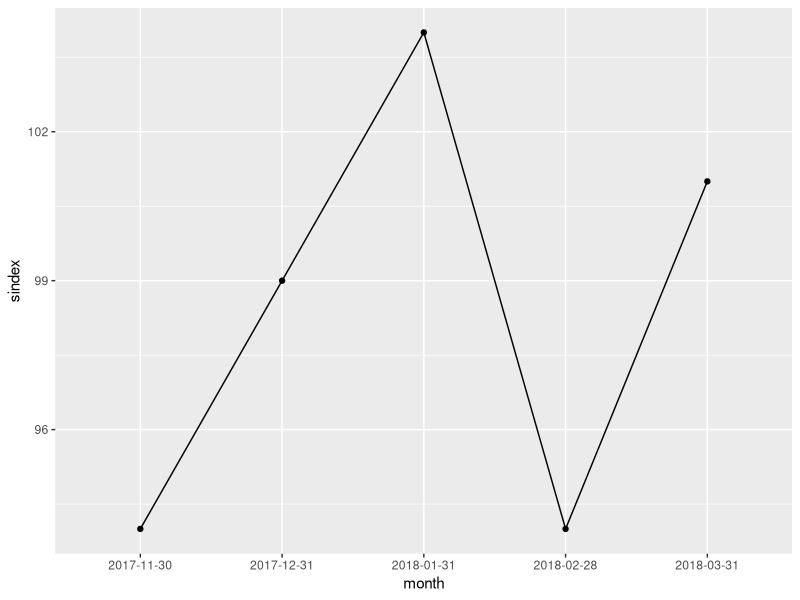
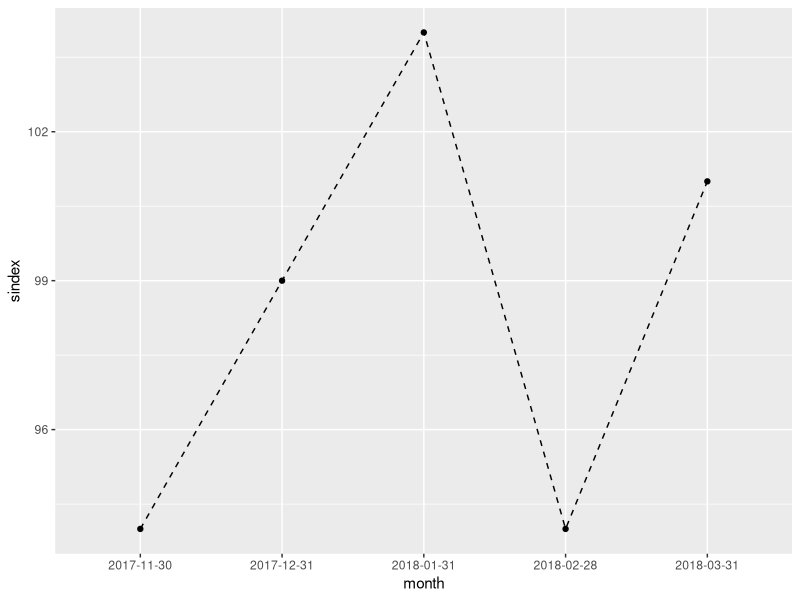
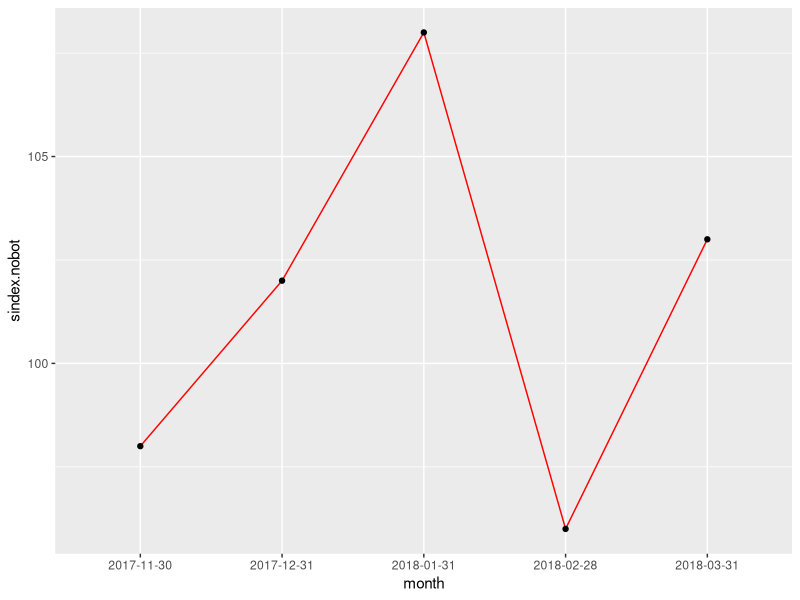
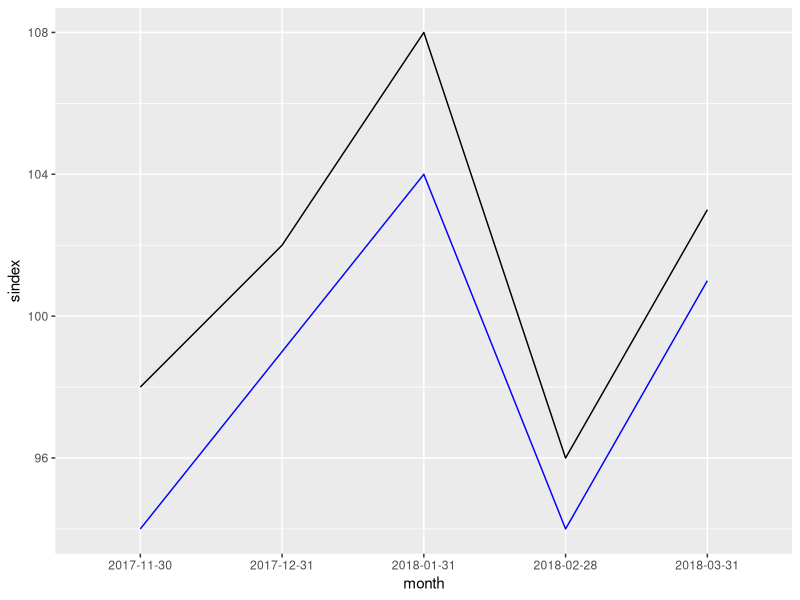
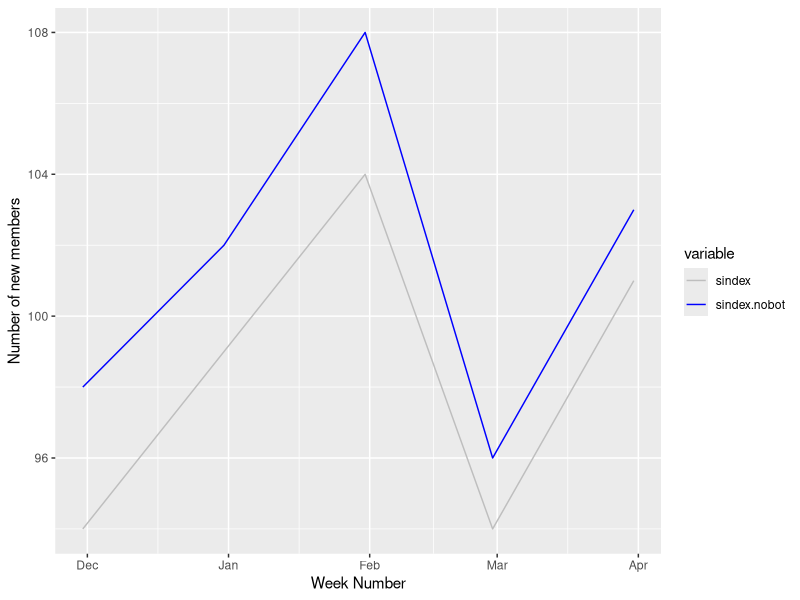

Here is the R script that generated these plots, in order:
# Save settings for reverting
opar<-par()
# Set working directory
setwd("~/Documents/perl/wiki/sysopIndex")

library("ggplot2")

# Import data
dm=read.csv("sindex.csv",header=T)
#head(sindex)
#summary(sindex)
#names(sindex)

# Basic line plot with points
ggplot(data=dm, aes(x=month, y=sindex, group=1)) +
  geom_line()+
  geom_point()
# Change the line type
ggplot(data=dm, aes(x=month, y=sindex, group=1)) +
  geom_line(linetype = "dashed")+
  geom_point()
# Change the color
ggplot(data=dm, aes_string(x="month", y=names(dm)[3], group=1)) +
  geom_line(color="red")+
  geom_point()

# Two lines
ggplot(dm, aes(x = month)) + 
  geom_line(aes_string(y = names(dm)[2]), group=1, colour = "blue") + 
  geom_line(aes_string(y = names(dm)[3]), group=1, colour = "black")

# Two lines by melting
library(reshape)
dm_melt = melt(dm, id = names(dm)[1])
head(dm_melt)

ggplot(dm_melt, aes(x = as.Date(month), y = value, colour = variable, group = variable)) + geom_line() + scale_x_date() +
  ylab(label="Number of new members") + 
  xlab("Week Number") + 
  scale_colour_manual(values=c("grey", "blue"))


par(opar)
